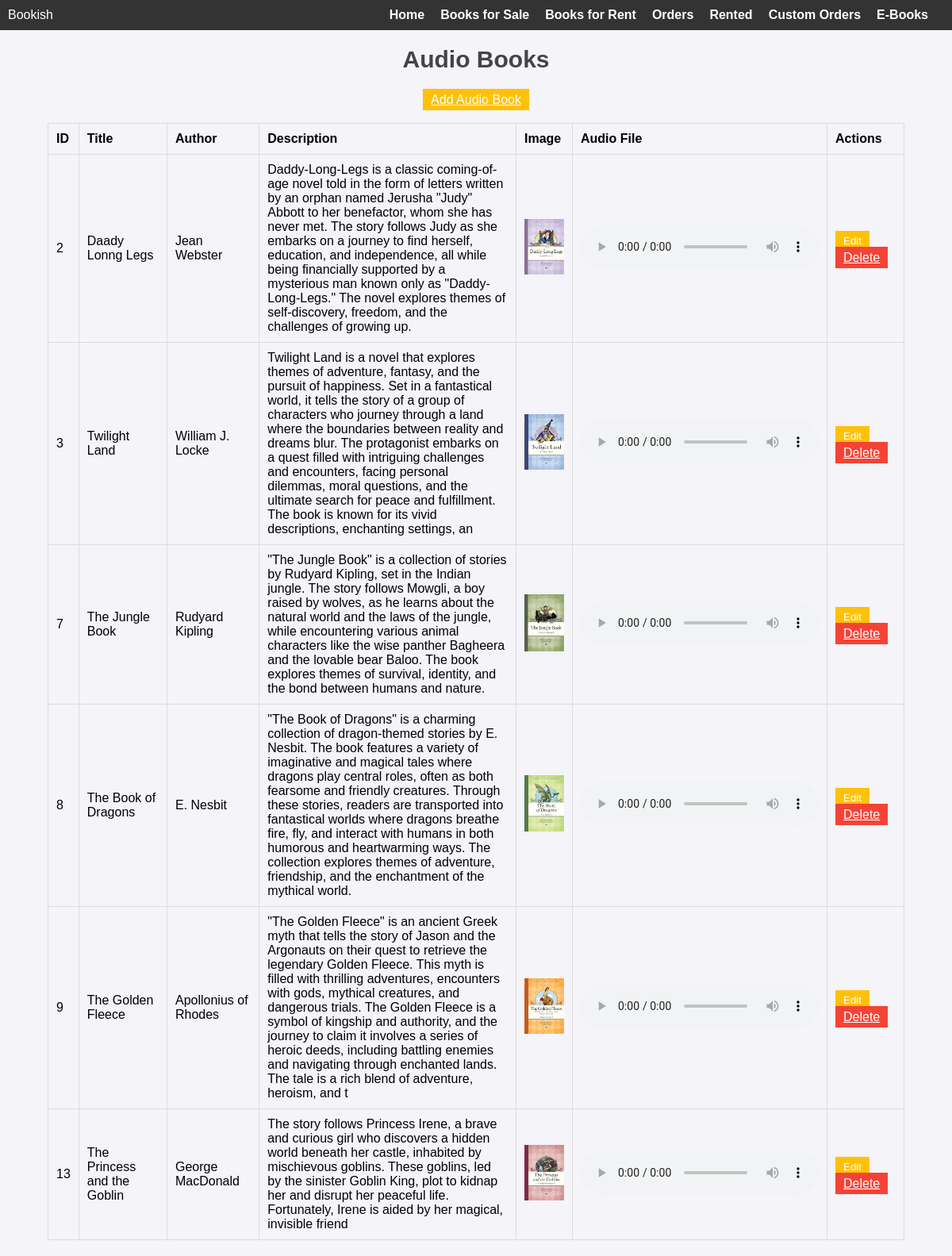
The app's page /audio_books.php with its own data.
### tables this page shows
CREATE TABLE `audio_books` (
  `srno` int(5) NOT NULL,
  `title` varchar(100) NOT NULL,
  `author` varchar(100) NOT NULL,
  `description` varchar(500) NOT NULL,
  `image_path` varchar(500) NOT NULL,
  `audio_path` varchar(500) NOT NULL
);

### audio_books.php (the view, shortened to what this page needs)
<?php
$dsn = 'mysql:host=localhost;dbname=sem4';
$username = 'root';
$password = '';
try {
    $db = new PDO($dsn, $username, $password);
    $db->setAttribute(PDO::ATTR_ERRMODE, PDO::ERRMODE_EXCEPTION);
} catch (PDOException $e) {
    die("Error: " . $e->getMessage());
}
$query = "SELECT * FROM audio_books";
$audio_books = $db->query($query)->fetchAll(PDO::FETCH_ASSOC);
?>
<!DOCTYPE html>
<html lang="en">
<head>
    <link rel="stylesheet" href="https://cdnjs.cloudflare.com/ajax/libs/font-awesome/5.15.3/css/all.min.css">
</head>
<body>
<nav>
    Bookish
    <ul>
        <li><a href="admin_dashboard.php">Home</a></li>
        <li><a href="buy_items.php">Books for Sale</a></li>
        <li><a href="rent_items.php">Books for Rent</a></li>
        <li><a href="orders_admin.php">Orders</a></li>
        <li><a href="rented.php">Rented</a></li>
        <li><a href="custom_orders.php">Custom Orders</a></li>
        <li><a href="ebooks.php">E-Books</a></li>
    </ul>
</nav>
<h2>Audio Books</h2>
<center><a href="audio_upload.php" class="btn edit">Add Audio Book</a></center>
<table>
    <thead>
        <tr>
            <th>ID</th>
            <th>Title</th>
            <th>Author</th>
            <th>Description</th>
            <th>Image</th>
            <th>Audio File</th>
            <th>Actions</th>
        </tr>
    </thead>
    <tbody>
        <?php foreach ($audio_books as $audio): ?>
            <tr>
                <td><?php echo htmlspecialchars($audio['srno']); ?></td>
                <td><?php echo htmlspecialchars($audio['title']); ?></td>
                <td><?php echo htmlspecialchars($audio['author']); ?></td>
                <td class="description"><?php echo htmlspecialchars($audio['description']); ?></td>
                <td><img src="<?php echo htmlspecialchars($audio['image_path']); ?>" alt="audio image" width="50"></td>
                <td><audio controls src="<?php echo htmlspecialchars($audio['audio_path']); ?>"></audio></td>
                <td>
                    <button class="btn edit" onclick="openModal('<?php echo $audio['srno']; ?>', '<?php echo $audio['title']; ?>', '<?php echo $audio['author']; ?>', '<?php echo $audio['description']; ?>', '<?php echo $audio['image_path']; ?>', '<?php echo $audio['audio_path']; ?>')">Edit</button>
                    <a href="audio_books.php?delete_id=<?php echo $audio['srno']; ?>" onclick="return confirm('Are you sure you want to delete this record?')" class="btn delete">Delete</a>
                </td>
            </tr>
        <?php endforeach; ?>
    </tbody>
</table>
</body>
</html>

### audio_books.php (style rules this page uses)
body { font-family: Arial, sans-serif; background-color: #f4f4f9; margin: 0; padding: 0; }
nav { background-color: #333; padding: 10px; display: flex; justify-content: space-between; align-items: center; color: white; }
nav ul { list-style: none; margin: 0; padding: 0; display: flex; }
nav ul li { margin-right: 20px; }
nav ul li a { color: white; text-decoration: none; font-weight: bold; }
h2 { margin-top: 20px; text-align: center; font-size: 30px; color: #444; }
table { width: 90%; margin: 20px auto; border-collapse: collapse; }
th, td { padding: 10px; border: 1px solid #ddd; text-align: left; }
th { background-color: #f4f4f9; }
td.description { width: 30%; }
.btn { padding: 5px 10px; background-color: #4CAF50; color: white; border: none; cursor: pointer; }
.btn.edit { background-color: #ffc107; }
.btn.delete { background-color: #f44336; }

### records on screen
audio_books: srno "2", title "Daady Lonng Legs", author "Jean Webster", description "Daddy-Long-Legs is a classic coming-of-age novel told in the form of letters written by an orphan named Jerusha \"Judy\" Abbott to her benefactor, whom she has never met. The story follows Judy as she embarks on a journey to find herself, education, and independence, all while being financially supported by a mysterious man known only as \"Daddy-Long-Legs.\" The novel explores themes of self-discovery, freedom, and the challenges of growing up.", image_path (picture)
audio_books: srno "3", title "Twilight Land", author "William J. Locke", description "Twilight Land is a novel that explores themes of adventure, fantasy, and the pursuit of happiness. Set in a fantastical world, it tells the story of a group of characters who journey through a land where the boundaries between reality and dreams blur. The protagonist embarks on a quest filled with intriguing challenges and encounters, facing personal dilemmas, moral questions, and the ultimate search for peace and fulfillment. The book is known for its vivid descriptions, enchanting settings, an", image_path (picture)
audio_books: srno "7", title "The Jungle Book", author "Rudyard Kipling", description "\"The Jungle Book\" is a collection of stories by Rudyard Kipling, set in the Indian jungle. The story follows Mowgli, a boy raised by wolves, as he learns about the natural world and the laws of the jungle, while encountering various animal characters like the wise panther Bagheera and the lovable bear Baloo. The book explores themes of survival, identity, and the bond between humans and nature.", image_path (picture)
audio_books: srno "8", title "The Book of Dragons", author "E. Nesbit", description "\"The Book of Dragons\" is a charming collection of dragon-themed stories by E. Nesbit. The book features a variety of imaginative and magical tales where dragons play central roles, often as both fearsome and friendly creatures. Through these stories, readers are transported into fantastical worlds where dragons breathe fire, fly, and interact with humans in both humorous and heartwarming ways. The collection explores themes of adventure, friendship, and the enchantment of the mythical world.", image_path (picture)
audio_books: srno "9", title "The Golden Fleece", author "Apollonius of Rhodes", description "\"The Golden Fleece\" is an ancient Greek myth that tells the story of Jason and the Argonauts on their quest to retrieve the legendary Golden Fleece. This myth is filled with thrilling adventures, encounters with gods, mythical creatures, and dangerous trials. The Golden Fleece is a symbol of kingship and authority, and the journey to claim it involves a series of heroic deeds, including battling enemies and navigating through enchanted lands. The tale is a rich blend of adventure, heroism, and t", image_path (picture)
audio_books: srno "13", title "The Princess and the Goblin", author "George MacDonald", description "The story follows Princess Irene, a brave and curious girl who discovers a hidden world beneath her castle, inhabited by mischievous goblins. These goblins, led by the sinister Goblin King, plot to kidnap her and disrupt her peaceful life. Fortunately, Irene is aided by her magical, invisible friend", image_path (picture)
